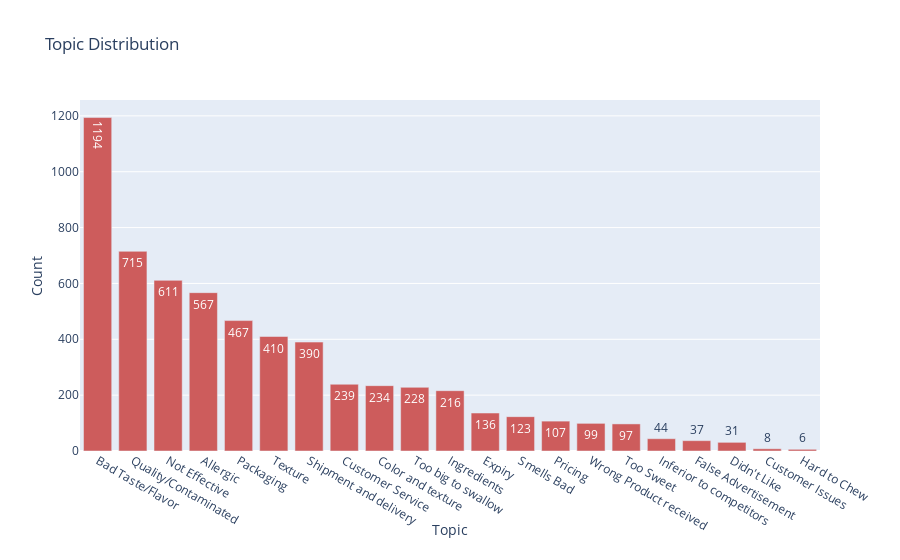

This figure's notebook cell:
### Markdown cell above
# TARGET DISTRIBUTION

### Code cell
target_distribution(train, 'topic')

### Figure 1 — Plotly figure (JSON) as saved in the notebook; plotly's stock layout.template omitted (floating-point values rounded to 4 significant figures)
{"data": [{"marker": {"color": "indianred"}, "text": [1194.0, 715.0, 611.0, 567.0, 467.0, 410.0, 390.0, 239.0, 234.0, 228.0, 216.0, 136.0, 123.0, 107.0, 99.0, 97.0, 44.0, 37.0, 31.0, 8.0, 6.0], "textposition": "auto", "type": "bar", "x": ["Bad Taste/Flavor", "Quality/Contaminated", "Not Effective", "Allergic", "Packaging", "Texture", "Shipment and delivery", "Customer Service", "Color and texture", "Too big to swallow", "Ingredients", "Expiry", "Smells Bad", "Pricing", "Wrong Product received", "Too Sweet", "Inferior to competitors", "False Advertisement", "Didn't Like", "Customer Issues", "Hard to Chew"], "y": [1194, 715, 611, 567, 467, 410, 390, 239, 234, 228, 216, 136, 123, 107, 99, 97, 44, 37, 31, 8, 6]}], "layout": {"title": {"text": "Topic Distribution"}, "xaxis": {"title": {"text": "Topic"}}, "yaxis": {"title": {"text": "Count"}}}}
